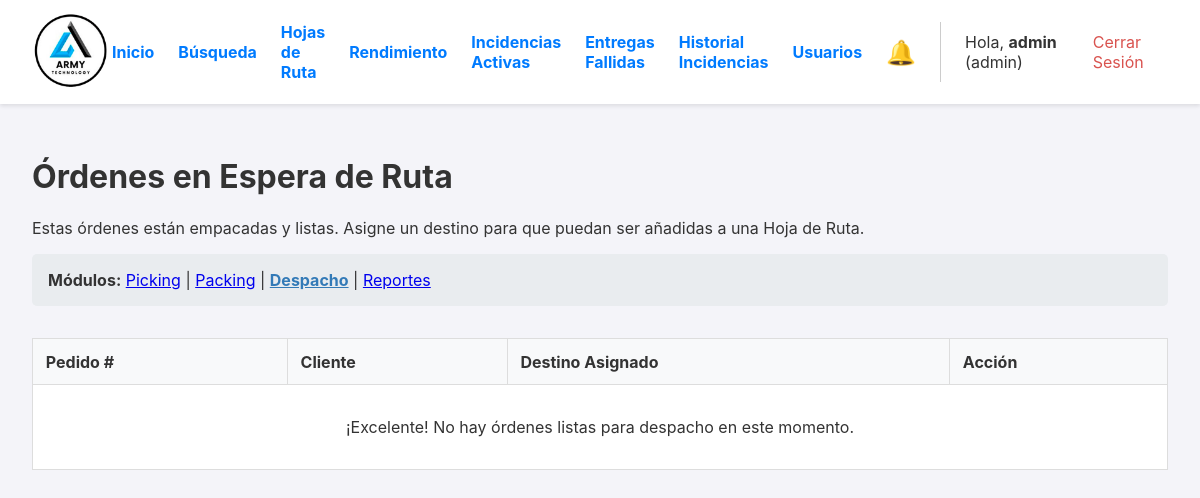
Before: /despacho (signed in) with the older database file.
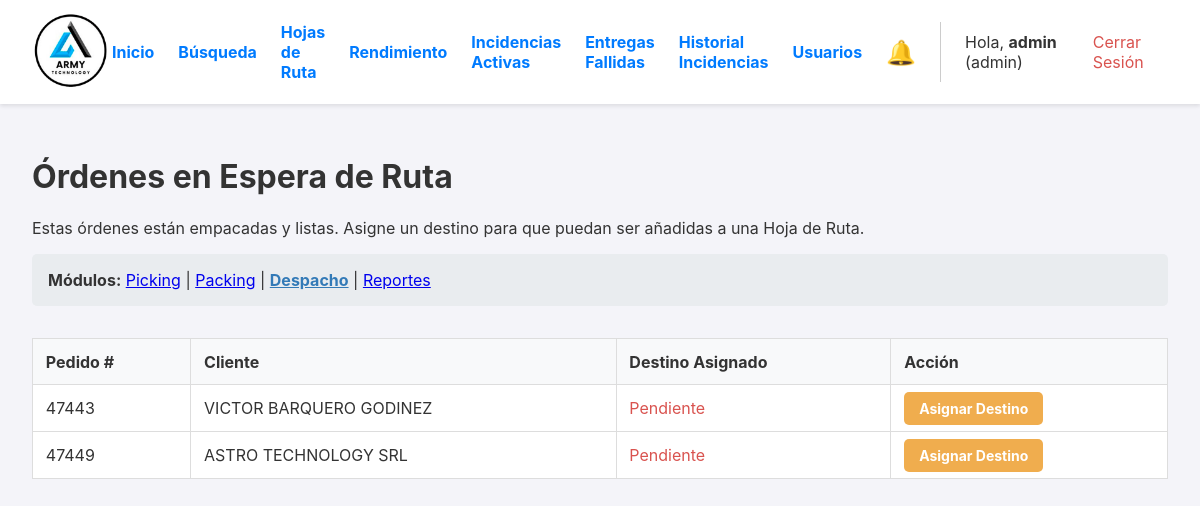
After: the same page with the newer database file.
### app.py (models this page shows, shortened)
class Orden(db.Model):
    id = db.Column(db.Integer, primary_key=True)
    numero_pedido = db.Column(db.String(50), unique=True, nullable=False)
    cliente_nombre = db.Column(db.String(200), nullable=False)
    cliente_direccion = db.Column(db.String(300), nullable=True)
    estado = db.Column(db.String(30), nullable=False, default='PENDIENTE')
    fecha_creacion = db.Column(db.DateTime, nullable=False, default=datetime.datetime.utcnow)
    lote_id = db.Column(db.Integer, db.ForeignKey('lote_picking.id'), nullable=True)
    items = db.relationship('ItemOrden', backref='orden', lazy=True, cascade="all, delete-orphan")
    fecha_inicio_picking = db.Column(db.DateTime, nullable=True)
    fecha_fin_picking = db.Column(db.DateTime, nullable=True)
    fecha_fin_packing = db.Column(db.DateTime, nullable=True)
    fecha_despacho = db.Column(db.DateTime, nullable=True)
    packer_id = db.Column(db.Integer, db.ForeignKey('user.id', ondelete='SET NULL'), nullable=True)
    packer = db.relationship('User', foreign_keys=[packer_id])
    devolucion_confirmada = db.Column(db.Boolean, default=False, nullable=False)
    bultos = db.relationship('Bulto', backref='orden', cascade="all, delete-orphan")
    hoja_de_ruta_id = db.Column(db.Integer, db.ForeignKey('hoja_de_ruta.id'), nullable=True)
    destino_id = db.Column(db.Integer, db.ForeignKey('destino.id'), nullable=True)
    destino = db.relationship('Destino', backref='ordenes')
    guia_encomienda = db.Column(db.String(100), nullable=True)
    nota_entrega = db.Column(db.Text, nullable=True)

### app.py (the view)
@app.route('/despacho')
@login_required
def dashboard_despacho():
    ordenes_para_despacho = db.session.execute(
        db.select(Orden).filter_by(estado='LISTO_PARA_DESPACHO').order_by(Orden.fecha_creacion.asc())
    ).scalars().all()
    return render_template(
        'dashboard_despacho.html',
        ordenes_para_despacho=ordenes_para_despacho
    )

### app.py (called while the page is built)
@login_manager.user_loader
def load_user(user_id):
    return db.session.get(User, int(user_id))

### templates/dashboard_despacho.html (shortened to what this page needs)
{% extends "layout.html" %}
{% block content %}
    <h1>Órdenes en Espera de Ruta</h1>
    <p>Estas órdenes están empacadas y listas. Asigne un destino para que puedan ser añadidas a una Hoja de Ruta.</p>
    <div class="navegacion-modulos" style="margin-bottom: 2rem;">
        <strong>Módulos:</strong>
        <a href="{{ url_for('dashboard') }}">Picking</a> |
        <a href="{{ url_for('dashboard_packing') }}">Packing</a> |
        <a href="{{ url_for('dashboard_despacho') }}" style="font-weight: bold; color: #337ab7;">Despacho</a>
        {% if current_user.role == 'admin' %}
        | <a href="{{ url_for('reportes_y_busqueda') }}">Reportes</a>
        {% endif %}
    </div>
    <table>
        <thead>
            <tr>
                <th>Pedido #</th>
                <th>Cliente</th>
                <th>Destino Asignado</th>
                <th>Acción</th>
            </tr>
        </thead>
        <tbody>
            {% for orden in ordenes_para_despacho %}
            <tr>
                <td>{{ orden.numero_pedido }}</td>
                <td>{{ orden.cliente_nombre }}</td>
                <td>
                    {% if orden.destino %}
                        <strong>{{ orden.destino.nombre }}</strong>
                    {% else %}
                        <span style="color: #d9534f;">Pendiente</span>
                    {% endif %}
                </td>
                <td>
                    <a href="{{ url_for('asignar_destino', orden_id=orden.id) }}" class="action-link">
                        {% if orden.destino %}Editar Destino{% else %}Asignar Destino{% endif %}
                    </a>
                </td>
            </tr>
            {% else %}
            <tr>
                <td colspan="4" style="text-align: center; padding: 2em;">¡Excelente! No hay órdenes listas para despacho en este momento.</td>
            </tr>
            {% endfor %}
        </tbody>
    </table>
{% endblock %}

Changed rows visible on the page:
added Orden: numero_pedido "47443", cliente_nombre "VICTOR BARQUERO GODINEZ"
added Orden: numero_pedido "47449", cliente_nombre "ASTRO TECHNOLOGY SRL"
Other visible differences:
text no longer shown: "¡Excelente! No hay órdenes listas para despacho en este momento."
